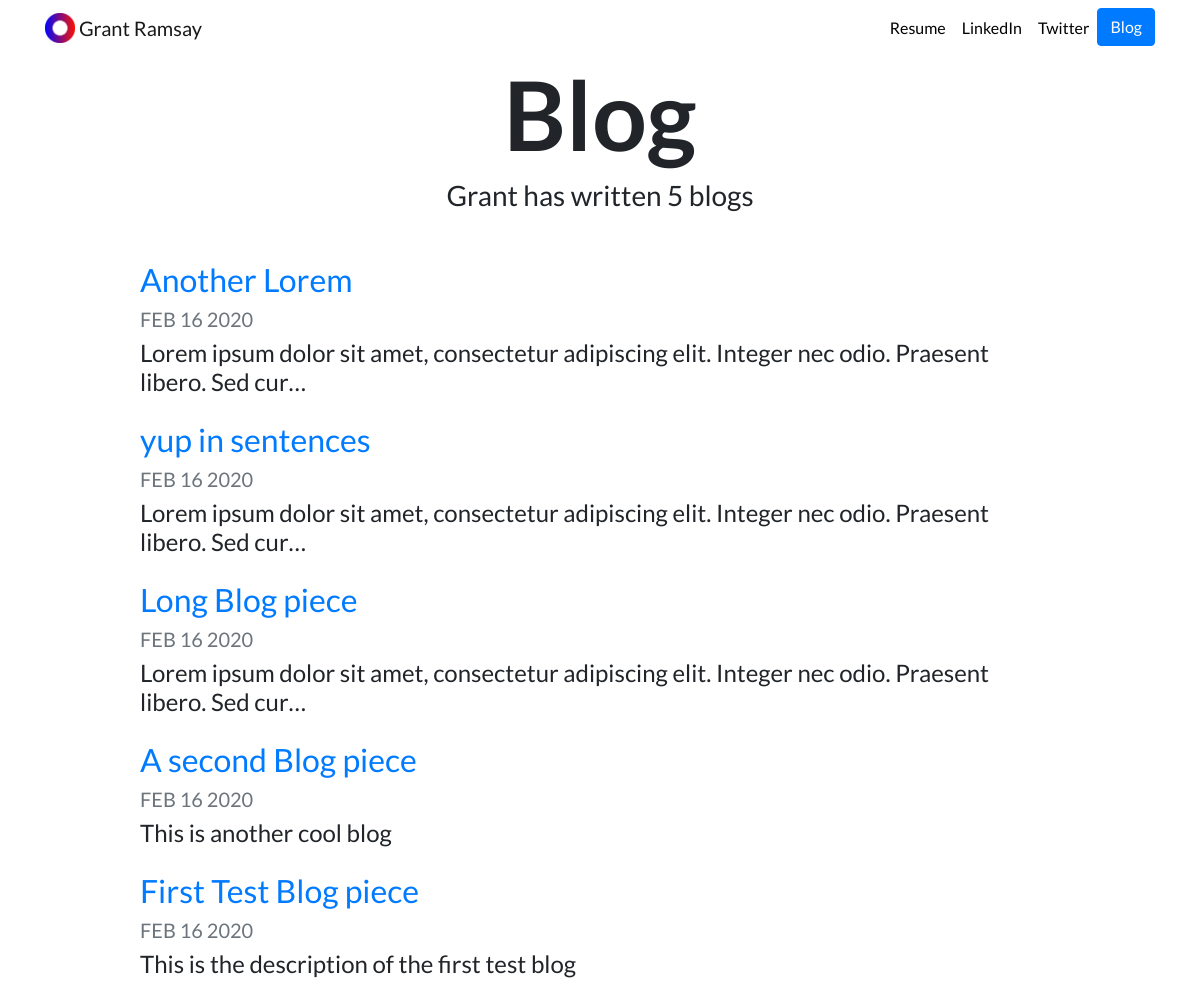
Screenshot of /blog/ with the database file from the repository.
### blog/models.py (models this page shows, shortened)
class Blog(models.Model):
    title = models.CharField(max_length=200)
    description = models.TextField()
    date = models.DateTimeField()

### blog/views.py (the view)
# urls.py: path('', views.all_blogs, name='all_blogs'),
def all_blogs(request):
    blogs = Blog.objects.order_by('-date')
    return render(request, 'blog/all_blogs.html', {'blogs':blogs})

### blog/templates/blog/all_blogs.html
{% extends "portfolio/base.html" %}
{% load static %}
{% block content %}
<h1 id="blogtitle" class="font-weight-bold text-center">Blog</h1>
<h3 class="text-center mb-5">Grant has written {{ blogs.count }} blog{{ blogs.count|pluralize }}</h3>
{% for blog in blogs %}
<div class="row justify-content-center my-3">
  <div class="col-md-10">
    <a href="{% url 'blog:detail' blog.id %}">
      <h2>{{ blog.title }}</h2>
    </a>
    <h5 class="text-muted">{{ blog.date|date:'M d Y'|upper }}</h5>
    <h4>{{ blog.description|striptags|truncatechars:100 }}</h4>
  </div>
</div>
{% endfor %}
{% endblock %}

### portfolio/static/portfolio/custom.css (style rules this page uses)
body { font-family: 'Lato', sans-serif; }
#blogtitle { font-size: 6rem; }

### rows the page displays
Blog: title "Another Lorem", date "FEB 16 2020", description "Lorem ipsum dolor sit amet, consectetur adipiscing elit. Integer nec odio. Praesent libero. Sed cur…"
Blog: title "yup in sentences", date "FEB 16 2020", description "Lorem ipsum dolor sit amet, consectetur adipiscing elit. Integer nec odio. Praesent libero. Sed cur…"
Blog: title "Long Blog piece", date "FEB 16 2020", description "Lorem ipsum dolor sit amet, consectetur adipiscing elit. Integer nec odio. Praesent libero. Sed cur…"
Blog: title "A second Blog piece", date "FEB 16 2020", description "This is another cool blog"
Blog: title "First Test Blog piece", date "FEB 16 2020", description "This is the description of the first test blog"

### other values shown
{{ blogs.count }} "5"
